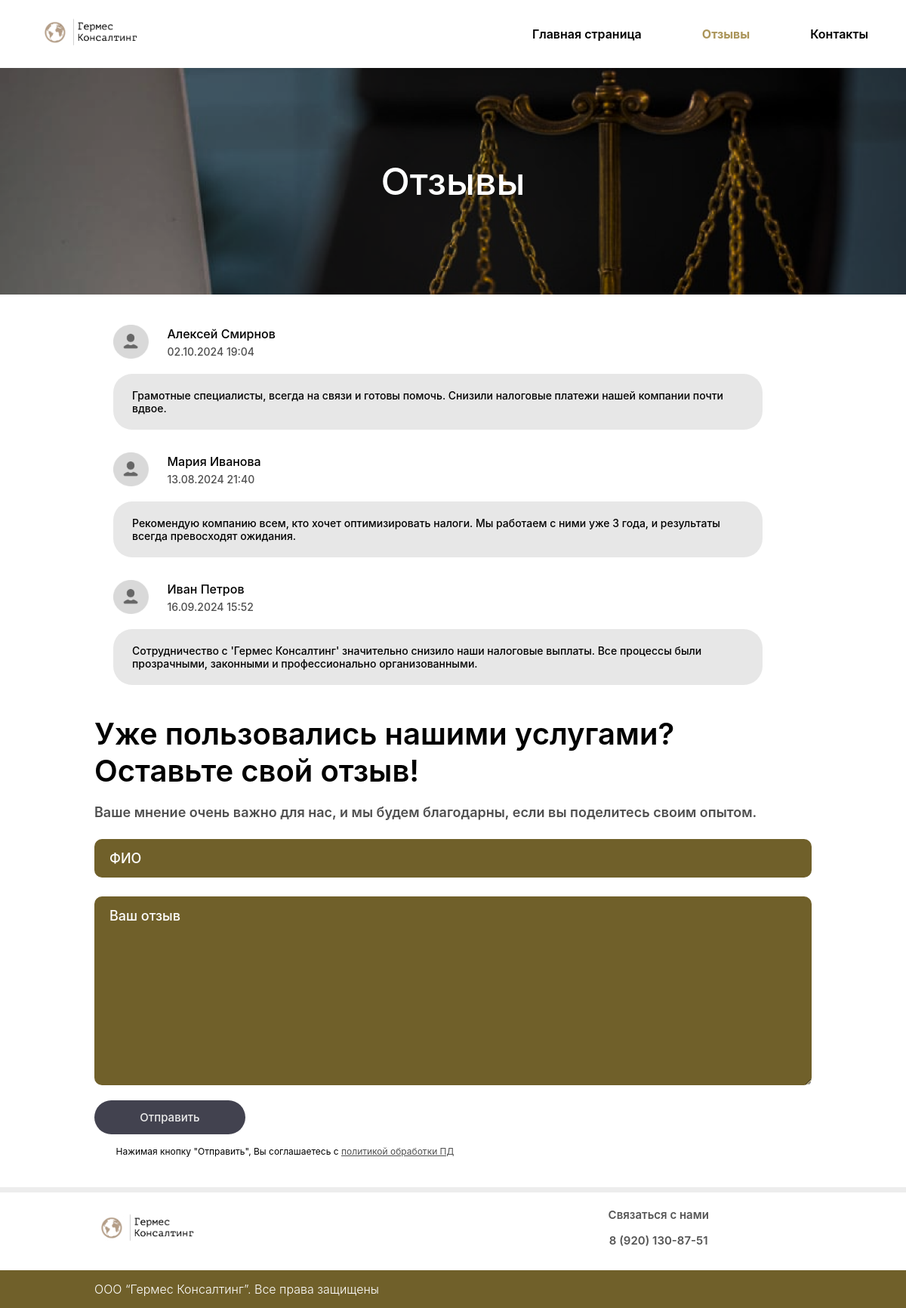
The app's page /reviews with its own data.
### main/models.py (models this page shows, shortened)
class Reviews(models.Model):
    name = models.CharField("ФИО", max_length=45, blank=True)
    review = models.CharField("Отзыв", max_length=300, blank=True)
    date = models.DateTimeField("Дата и время отзыва", blank=True)
    class Meta:
        verbose_name = "Отзыв"
        verbose_name_plural = "Отзывы"

class Settings(models.Model):
    number = models.CharField(max_length=200)
    address = models.CharField(max_length=200, default='')
    mail = models.CharField(max_length=200)
    class Meta:
        verbose_name = "Данные"
        verbose_name_plural = "Данные"

### main/views.py (the view, shortened to what this page needs)
# urls.py: path('reviews', views.reviews, name='reviews'),
def reviews(request):
    settings = Settings.objects.all()[0]
    number = settings.number
    address = settings.address
    mail = settings.mail
    if len(address) < 10:
        address = ""
    mas = []
    for review in Reviews.objects.all():
        mas.append({'name': review.name, 'review': review.review, 'date': str((review.date + timedelta(hours=3)).strftime("%d.%m.%Y %H:%M"))})
    return render(request, 'reviews.html', {'reviews': mas, "number": number, "address": address, "mail": mail})

### main/templates/reviews.html (shortened to what this page needs)
{% extends 'header.html' %}
{% load static %}
{% block link %}
<link rel="stylesheet" type="text/css" href="{% static 'css/reviews.css' %}">
{% endblock %}
{% block head_links %}
<a href="{% url 'contacts' %}" class="link">Контакты</a>
<a href="{% url 'reviews' %}" class="link active_link">Отзывы</a>
<a href="{% url 'home' %}"  class="link">Главная страница</a>
{% endblock %}
{% block content %}
<div class="title_block">
    <div class="content_block">
        <h1>Отзывы</h1>
    </div>
</div>
<div class="reviews">
    <div class="reviews_content">
        {% for review in reviews %}
            <div class="review_block">
                <div class="review_head">
                    <img src="{% static 'png/profile.png' %}" class="review_head_img">
                    <div class="review_head_info">
                        <p class="review_name">{{ review.name }}</p>
                        <p class="review_date">{{ review.date }}</p>
                    </div>
                </div>
                <div class="review_body">
                    {{ review.review }}
                </div>
            </div>
        {% endfor %}
    </div>
</div>
<div class="make_review">
    <div class="make_review_content">
        <h1>Уже пользовались нашими услугами? Оставьте свой отзыв!</h1>
        <p class="make_review_content_p">Ваше мнение очень важно для нас, и мы будем благодарны, если вы поделитесь своим опытом.</p>
        <form method="POST" class="make_review_form">
            <input id='name' name="name" type="text" placeholder="ФИО" maxlength="45" size="30" class="input_form" autocomplete="off" required>
            <textarea id='review' name="review" placeholder="Ваш отзыв" maxlength="1500" size="30" class="input_form input_review" autocomplete="off" required></textarea>
            <button type='button' class="continue_button" onclick="make_review()">Отправить</button>
        </form>
        <p class="soglasie">Нажимая кнопку "Отправить", Вы соглашаетесь с <a href="{% url 'personal_data' %}" class="soglasie_a">политикой обработки ПД</a> </p>
    </div>
</div>
{% endblock %}

### main/templates/header.html (shortened to what this page needs)
{% load static %}
<!doctype html>
<html lang="en">
<head>
    <link rel="stylesheet" href="https://rsms.me/inter/inter.css">
    <link rel="stylesheet" type="text/css" href="{% static 'css/header.css' %}">
    {% block link %}{% endblock %}
</head>
<body>
<div class="web_head">
    <div class="web_head_content">
        <a href="{% url 'home' %}" class="logo"><img src="{% static 'png/logo.png' %}" class="logo_img"></a>
        <div class="web_head_links">
            {% block head_links %}
            {% endblock %}
        </div>
    </div>
</div>
<div class="content" id="content">
    {% block content %}
    {% endblock %}
    <div class="footer">
        <div class="footer_line"></div>
        <div class="footer_block1">
            <div class="footer_block1_content">
                <img src="{% static 'png/logo.png' %}" class="footer_img">
                <div class="footer_block1_info">
                    <div class="footer_number_info">
                        <h3>Связаться с нами</h3>
                        <div class="footer_numbers">
                            <a href="tel:{{ number }}">{{ number }}</a>
                        </div>
                    </div>
                </div>
            </div>
        </div>
        <div class="footer_block2">
            <div class="footer_block2_content">
                <p>ООО “Гермес Консалтинг”. Все права защищены</p>
            </div>
        </div>
    </div>
</div>
</body>
</html>

### main/static/css/header.css (style rules this page uses)
html { scroll-behavior: smooth; transition: ease 2s; }
body { position: relative; min-height: 100%; margin: 0; padding: 0; }
.web_head { display: flex; flex-direction: row; align-items: center; width: 100%; top: 0; left: 0; position: fixed; background-color: white; height: 90px; z-index: 1; }
.web_head_content { width: 1100px; margin: auto; display: flex; align-items: center; justify-content: space-between; }
.logo { display: inline; }
.logo_img { height: 40px; }
.web_head_links { display: inline; float: right; width: 800px; }
.link { margin-left: 10%; display: inline; color: black; float: right; font-family: Inter, sans-serif; text-decoration: none; font-weight: 600; }
.active_link { color: #AB955A; font-weight: 700; }
.content { margin-top: 90px; }
.footer { margin-top: 40px; width: 100%; height: auto; }
.footer_line { height: 7px; background-color: #EDEDED; width: 100%; }
.footer_block1 { height: auto; width: 100%; padding-top: 20px; padding-bottom: 20px; margin-bottom: 10px; }
.footer_block1_content { width: 950px; margin: auto; height: 100%; display: flex; justify-content: space-between; align-items: center; }
.footer_number_info { display: flex; flex-direction: column; align-items: center; width: 50%; justify-content: center; }
.footer_number_info h3 { color: #555555; font-size: 15px; font-family: Inter, sans-serif; font-weight: 600; margin-block-start: 0; }
.footer_numbers { display: flex; width: 100%; justify-content: space-evenly; }
.footer_numbers a { text-decoration: none; font-size: 15px; font-weight: 600; color: #555555; font-family: Inter, sans-serif; }
.footer_img { height: 40px; }
.footer_block2 { height: 50px; width: 100%; background-color: #70602A; }
.footer_block2_content { width: 950px; margin: auto; height: 100%; display: flex; align-items: center; }
.footer_block2_content { color: white; font-size: 16px; font-family: Inter, sans-serif; font-weight: 300; margin-block-start: 0; margin-block-end: 0; text-decoration: none; }
.footer_block1_info { display: flex; width: 100%; height: 100%; justify-content: flex-end; }

### records on screen
Reviews: name "Алексей Смирнов", review "Грамотные специалисты, всегда на связи и готовы помочь. Снизили налоговые платежи нашей компании почти вдвое."
Reviews: name "Мария Иванова", review "Рекомендую компанию всем, кто хочет оптимизировать налоги. Мы работаем с ними уже 3 года, и результаты всегда превосходят ожидания."
Reviews: name "Иван Петров", review "Сотрудничество с 'Гермес Консалтинг' значительно снизило наши налоговые выплаты. Все процессы были прозрачными, законными и профессионально организованными."
Settings: number "8 (920) 130-87-51"

### other values on screen
{{ review.date }} "02.10.2024 19:04" "13.08.2024 21:40" "16.09.2024 15:52"
